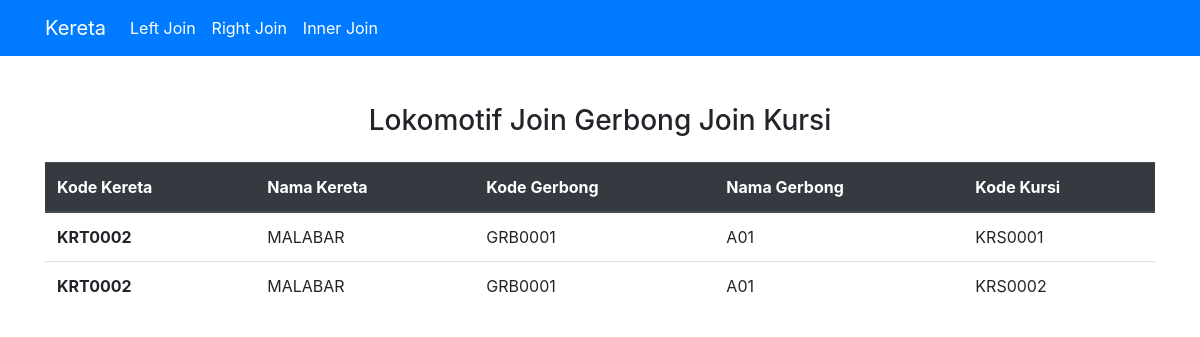
The app's page /index.php/kereta/inner with its own data.
### tables this page shows
CREATE TABLE `kursi`  (
  `kd_kursi` varchar(255) NOT NULL,
  `kd_gerbong` varchar(255) NULL DEFAULT NULL,
  `kd_kereta` varchar(255) NULL DEFAULT NULL,
  PRIMARY KEY (`kd_kursi`) USING BTREE,
  INDEX `FK_GERBONG`(`kd_gerbong`) USING BTREE,
  INDEX `FK_KURSI_KERETA`(`kd_kereta`) USING BTREE,
  CONSTRAINT `FK_GERBONG` FOREIGN KEY (`kd_gerbong`) REFERENCES `gerbong` (`kd_gerbong`) ON DELETE CASCADE ON UPDATE CASCADE,
  CONSTRAINT `FK_KURSI_KERETA` FOREIGN KEY (`kd_kereta`) REFERENCES `lokomotif` (`kd_kereta`) ON DELETE CASCADE ON UPDATE CASCADE
);

CREATE TABLE `lokomotif`  (
  `kd_kereta` varchar(255) NOT NULL,
  `nama` varchar(255) NULL DEFAULT NULL,
  PRIMARY KEY (`kd_kereta`) USING BTREE
);

CREATE TABLE `gerbong`  (
  `kd_gerbong` varchar(255) NOT NULL,
  `kd_kereta` varchar(255) NULL DEFAULT NULL,
  `nama` varchar(255) NULL DEFAULT NULL,
  PRIMARY KEY (`kd_gerbong`) USING BTREE,
  INDEX `FK_KERETA`(`kd_kereta`) USING BTREE,
  CONSTRAINT `FK_KERETA` FOREIGN KEY (`kd_kereta`) REFERENCES `lokomotif` (`kd_kereta`) ON DELETE CASCADE ON UPDATE CASCADE
);

### application/controllers/Kereta.php (called while the page is built, shortened)
<?php
class Kereta extends CI_Controller {
	public function __construct(){
		$this->load->model('Kereta_model');
	}
	public function inner()
	{
		$data['judul'] = "Lokomotif & Gerbong & Kursi";
		$data['inner_join'] = $this->Kereta_model->inner_join();
		$this->load->view('header', $data);
		$this->load->view('inner_join', $data);
		$this->load->view('footer');
	}
}

### index.php (called while the page is built, shortened)
<?php
require_once BASEPATH.'core/CodeIgniter.php';

### application/models/Kereta_model.php (called while the page is built, shortened)
<?php
class Kereta_model extends CI_Model {
	public function inner_join() {
		$this->db->select('lokomotif.kd_kereta, lokomotif.nama, gerbong.kd_gerbong, gerbong.nama as nama_gerbong, kursi.kd_kursi');
		$this->db->from('lokomotif');
		$this->db->join('gerbong', 'lokomotif.kd_kereta = gerbong.kd_kereta');
		$this->db->join('kursi', 'gerbong.kd_gerbong = kursi.kd_gerbong');
		return $this->db->get()->result();
	}
}

### application/views/inner_join.php (the view)
<div class="container">
  <h3 class="text-center mt-5">Lokomotif Join Gerbong Join Kursi</h3>
  <table class="table mt-4">
    <thead class="thead-dark">
      <tr>
        <th scope="col">Kode Kereta</th>
        <th scope="col">Nama Kereta</th>
        <th scope="col">Kode Gerbong</th>
        <th scope="col">Nama Gerbong</th>
        <th scope="col">Kode Kursi</th>
      </tr>
    </thead>
    <tbody>
      <?php foreach ($inner_join as $ij) : ?>
      <tr>
        <th><?php echo $ij->kd_kereta; ?></th>
        <td><?php echo $ij->nama; ?></th>
        <td><?php echo $ij->kd_gerbong; ?></td>
        <td><?php echo $ij->nama_gerbong; ?></td>
        <td><?php echo $ij->kd_kursi; ?></td>
      </tr>
    <?php endforeach; ?>
    </tbody>
  </table>
</div>

### records on screen
kursi: lokomotif.kd_kereta "KRT0002", lokomotif.nama "MALABAR", kd_gerbong.kd_gerbong "GRB0001", kd_gerbong.nama "A01", kd_kursi "KRS0001"
kursi: lokomotif.kd_kereta "KRT0002", lokomotif.nama "MALABAR", kd_gerbong.kd_gerbong "GRB0001", kd_gerbong.nama "A01", kd_kursi "KRS0002"
